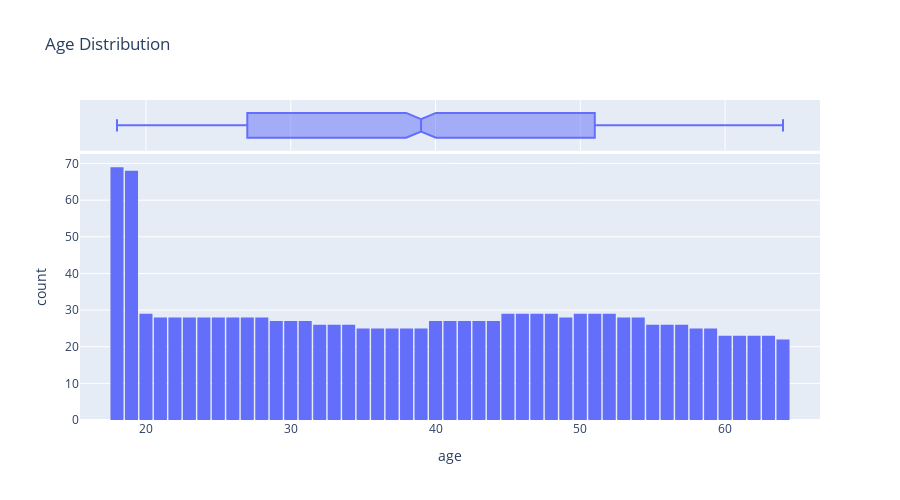

The notebook cell this image was saved under:
### Code cell
fig = px.histogram(
    medical_df, 
    x="age",
    marginal="box", 
    nbins=47, 
    title="Age Distribution",
)

fig.update_layout(bargap=0.1, width=900, height=500)
fig.show()

### Figure 1 — Plotly figure (JSON) as saved in the notebook; plotly's stock layout.template omitted (floating-point values rounded to 4 significant figures; data arrays with more than 128 entries replaced by an {"elided": "..."} marker saying what was removed)
{"data": [{"bingroup": "x", "hovertemplate": "age=%{x}<br>count=%{y}<extra></extra>", "legendgroup": "", "marker": {"color": "#636efa", "pattern": {"shape": ""}}, "name": "", "nbinsx": 47, "orientation": "v", "showlegend": false, "type": "histogram", "x": {"elided": "1338 int values"}, "xaxis": "x", "yaxis": "y"}, {"hovertemplate": "age=%{x}<extra></extra>", "legendgroup": "", "marker": {"color": "#636efa"}, "name": "", "notched": true, "showlegend": false, "type": "box", "x": {"elided": "1338 int values"}, "xaxis": "x2", "yaxis": "y2"}], "layout": {"bargap": 0.1, "barmode": "relative", "height": 500, "legend": {"tracegroupgap": 0}, "title": {"text": "Age Distribution"}, "width": 900, "xaxis": {"anchor": "y", "domain": [0, 1], "title": {"text": "age"}}, "xaxis2": {"anchor": "y2", "domain": [0, 1], "matches": "x", "showgrid": true, "showticklabels": false}, "yaxis": {"anchor": "x", "domain": [0, 0.8316], "title": {"text": "count"}}, "yaxis2": {"anchor": "x2", "domain": [0.8416, 1], "matches": "y2", "showgrid": false, "showline": false, "showticklabels": false, "ticks": ""}}}
